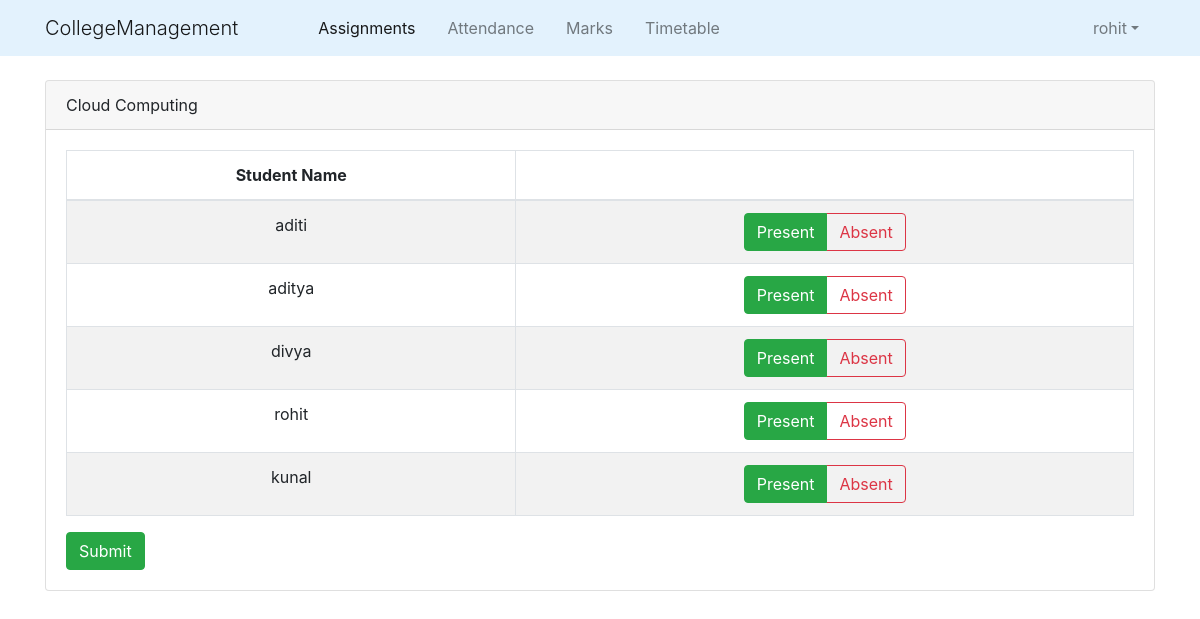
The app's page /staff/Attendance/13/ (signed in) with its own data.
### college_info/models.py (models this page shows, shortened)
class User(AbstractUser):
    @property
    def is_student(self):
        if hasattr(self,'student'):
            return True
        else:
            return False

class Teaches(models.Model):
    batch = models.ForeignKey(Batch,on_delete=models.CASCADE)
    course = models.ForeignKey(Course,on_delete=models.CASCADE)
    staff = models.ForeignKey(Staff,on_delete=models.CASCADE)
    class Meta:
        unique_together=['batch','course','staff']

class Course(models.Model):
    id = models.CharField(primary_key=True,max_length=50)
    name = models.CharField(max_length=50)
    department = models.ForeignKey(Dept,on_delete=models.CASCADE)
    def __str__(self):
        return '{}'.format(self.name)

class Student(models.Model):
    user = models.OneToOneField(User,on_delete=models.CASCADE)
    roll_no = models.CharField(primary_key=True,max_length=50)
    batch_id =models.ForeignKey(Batch,on_delete=models.CASCADE)
    name = models.CharField(max_length=50)
    DOB =models.DateField()

### college_info/views.py (the view)
# urls.py: path('staff/Attendance/<int:batch_attendance_id>/',views.staff_attendance,name='staff_attendance'),
@login_required()
def staff_attendance(request,batch_attendance_id):
    batch_attendance=BatchAttendance.objects.get(id=batch_attendance_id)
    teach =batch_attendance.teach
    batch =teach.batch
    context ={
        'batch_attendance':batch_attendance,
        'teach':teach,
        'batch':batch
    }
    return render(request,'college_info/staff_attendance.html',context)

### college_info/templates/college_info/staff_attendance.html (shortened to what this page needs)
{% extends "college_info/base.html" %}
{% block content %}
    <div class="container">
        {% if batch.student_set.all %}
            <div class="card">
                <div class="card-header">
                    {{ teach.course }}
                </div>
                <div class="card-body">
                    <form action="{% url 'staff_attendance_confirm' batch_attendance.id %}" method="post">
                        <div class="table-responsive">
                            <table class="table table-bordered table-striped text-center">
                                <thead>
                                    <tr>
                                        <th>Student Name</th>
                                        <th> </th>
                                    </tr>
                                </thead>
                                <tbody>
                                    {% for student in batch.student_set.all %}
                                        <tr>
                                            <td>{{ student.name }}</td>
                                            <td>
                                                <div class="btn-group btn-group-toggle" role="group" data-toggle="buttons">
                                                    <label class="btn btn-outline-success active">
                                                        <input type="radio" name="{{ student.roll_no }}" id="option1" autocomplete="off" value="present" checked> Present
                                                    </label>
                                                    <label class="btn btn-outline-danger">
                                                        <input type="radio" name="{{ student.roll_no }}" id="option2" autocomplete="off" value="absent"> Absent
                                                    </label>
                                                </div>
                                            </td>
                                        </tr>
                                    {% endfor %}
                                </tbody>
                            </table>
                        </div>
                        <input class="btn btn-success" type="submit" value="Submit">
                    </form>
                </div>
            </div>
        {% else %}
            <p>No students in Class</p>
        {% endif %}
    </div>
{% endblock content %}

### college_info/templates/college_info/base.html (shortened to what this page needs)
{% load static %}
<!DOCTYPE html>
<html lang="en" dir="ltr">
  <head>
    <link rel="stylesheet" href="https://maxcdn.bootstrapcdn.com/bootstrap/4.0.0/css/bootstrap.min.css">
    <link href="//cdn.bootcss.com/bootstrap-datetimepicker/4.17.44/css/bootstrap-datetimepicker.min.css" rel="stylesheet">
    <link rel="stylesheet" type="text/css" href="{% static 'college_info/style.css' %}">
    <link rel="stylesheet" href="http://code.jquery.com/ui/1.11.0/themes/smoothness/jquery-ui.css">
  </head>
  <body>
    <header class="site-header topheader">
      <nav class="navbar navbar-expand-md navbar-light fixed-top" style="background-color:#e3f2fd">
        {% if request.user.is_authenticated %}
        <div class="container">
          <span class="navbar-brand display-1">CollegeManagement</span>
          <div class="collapse navbar-collapse" id="navbarcontent">
            <div class="navbar-nav ml-5">
              <a class="nav-item nav-link active mx-2 " href="{% url 'home' %}">Assignments</a>
              {% if request.user.is_student %}
                <a class="nav-item nav-link mx-2" href="{% url 'student_attendance' request.user.student.roll_no %}">Attendance</a>
              {% else %}
                <a class="nav-item nav-link mx-2" href="{% url 'staff_teaches' request.user.staff.id 1 %}">Attendance</a>
              {% endif %}
              {% if request.user.is_student %}
                <a class="nav-item nav-link mx-2" href="{% url 'student_marks' request.user.student.roll_no %}">Marks</a>
              {% else %}
                <a class="nav-item nav-link mx-2" href="{% url 'staff_teaches' request.user.staff.id 2 %}">Marks</a>
              {% endif %}
              {% if request.user.is_student %}
                <a class="nav-item nav-link mx-2" href="{% url 'student_timetable' request.user.student.batch_id.id %}">Timetable</a>
              {% else %}
                <a class="nav-item nav-link mx-2" href="{% url 'staff_timetable' request.user.staff.id %}">Timetable</a>
              {% endif %}
            </div>
            <ul class="navbar-nav ml-auto">
              <li class="nav-item dropdown ml-5">
                <a class="nav-link dropdown-toggle mx-2 " id="navbarDropdown" data-toggle="dropdown" href="#">{{ request.user.username }}</a>
              </li>
            </ul>
          </div>
        </div>
        {% else %}
        <div class="container justify-content-center">
          <span class="navbar-brand display-1 ">CollegeManagement</span>
        </div>
        {% endif %}
      </nav>
    </header>
    {% block content %}{% endblock %}
  </body>
</html>

### college_info/static/college_info/style.css (style rules this page uses)
body { margin-top:5rem; }

### records on screen
User: user.username "rohit"
Teaches: course "Cloud Computing"
Student: name "aditi"
Student: name "aditya"
Student: name "divya"
Student: name "rohit"
Student: name "kunal"
